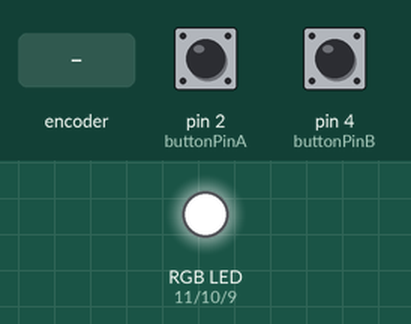
Bench run of a sketch on a simulated Arduino Uno, built with avr-gcc and run on an emulated ATmega328P. Shown: an RGB LED mixed from three pins (HIGH = lit). The test bench sets the inputs (shaded band); at power-on: pin 2 (buttonPinA) HIGH, pin 4 (buttonPinB) HIGH. Random numbers use the default seed unless the sketch sets one.

Above: at 1.2 s.
1.3 s: rotary encoder on pin 2 (buttonPinA) / pin 4 (buttonPinB) turned 3 steps (first pin leading)
3.4 s: rotary encoder on pin 2 (buttonPinA) / pin 4 (buttonPinB) turned 1 step (first pin leading)
5.1 s: rotary encoder on pin 2 (buttonPinA) / pin 4 (buttonPinB) turned 1 step (first pin leading)
6.8 s: rotary encoder on pin 2 (buttonPinA) / pin 4 (buttonPinB) turned 1 step (first pin leading)
8.5 s: rotary encoder on pin 2 (buttonPinA) / pin 4 (buttonPinB) turned 1 step (first pin leading)
Timing chart, 0 to 11.2 s (numbered marks = the images above; inputs shaded):
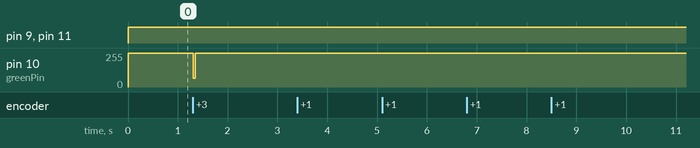

Measured:
- after the input at 1.3 s, pin 10 (greenPin): 255/255 → 66/255 at once, → 255/255 0.04 s later

The sketch:

sketch_mar04a.ino
```cpp
int redPin = 11;
int greenPin = 10;
int bluePin = 9;
int buttonPinA = 2;
int buttonPinB = 4;
int on;
void setup()
{
  pinMode(redPin, OUTPUT);
  pinMode(greenPin, OUTPUT);
  pinMode(bluePin, OUTPUT);
  pinMode(buttonPinA, INPUT_PULLUP);
  pinMode(buttonPinB, INPUT_PULLUP);
  randomSeed(analogRead(A0));
}

void loop()
{
  if (digitalRead(buttonPinA) == LOW)
    on = 1;
  if (digitalRead(buttonPinB) == LOW)
    on = 0;
  if (on == 1)
  {
    int value = random(0,256);
    analogWrite(redPin, value);
    value = random(0,256);
    analogWrite(greenPin, value);
    value = random(0,256);
    analogWrite(bluePin, value);
  }
  if (on == 0)
  {
    digitalWrite(redPin, HIGH);
    digitalWrite(greenPin, HIGH);
    digitalWrite(bluePin, HIGH);
  }
}
```
